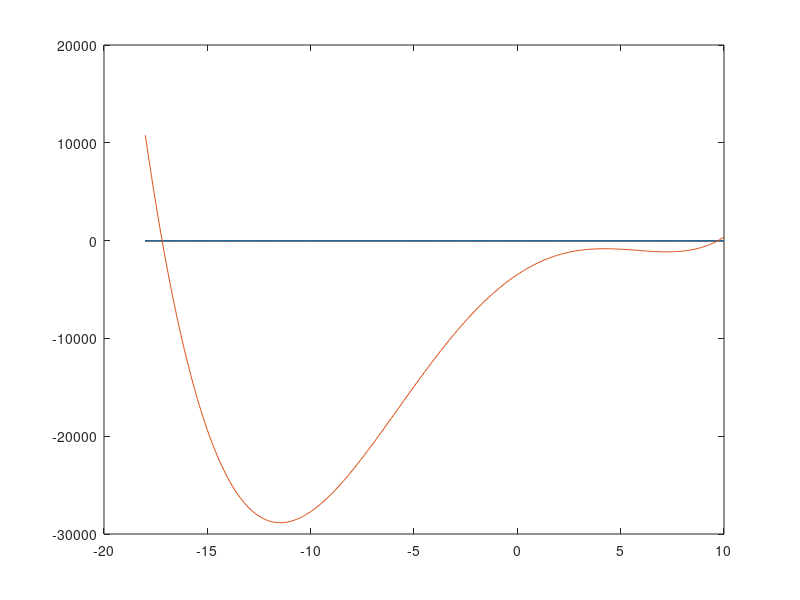

This chart was generated by the following MATLAB code: (Note: this script raises an error after producing the figure.)
clear
clf
format long

f = @(x) det([1 2 3 x; 4 5 x 6; 7 x 8 9; x 10 11 12]) - 1000;

x = -18:0.1:10;
y = arrayfun(f, x);

plot(x, zeros(length(x)))
hold on
plot(x, y)
hold off

root_1 = bisection(-30, 0, 1e-6, f)
a = f(root_1)
root_2 = bisection(0, 30, 1e-6, f)
b = f(root_2)